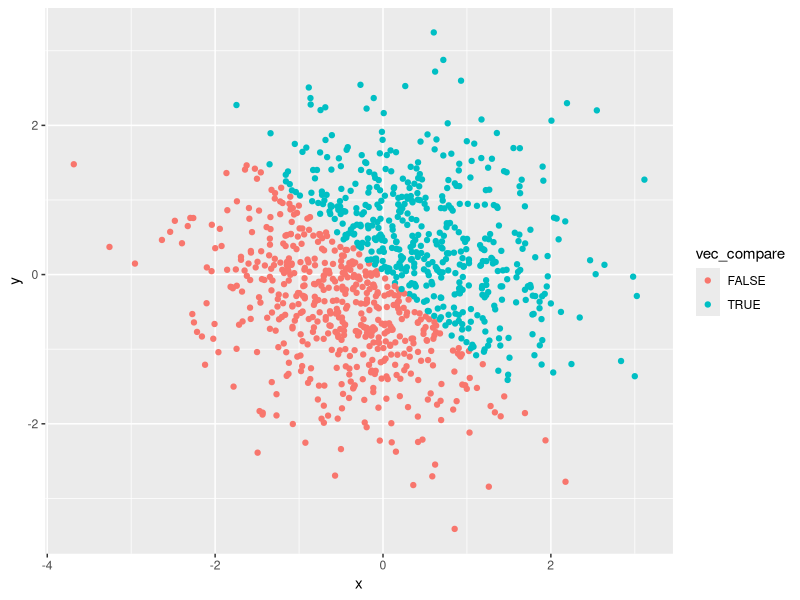
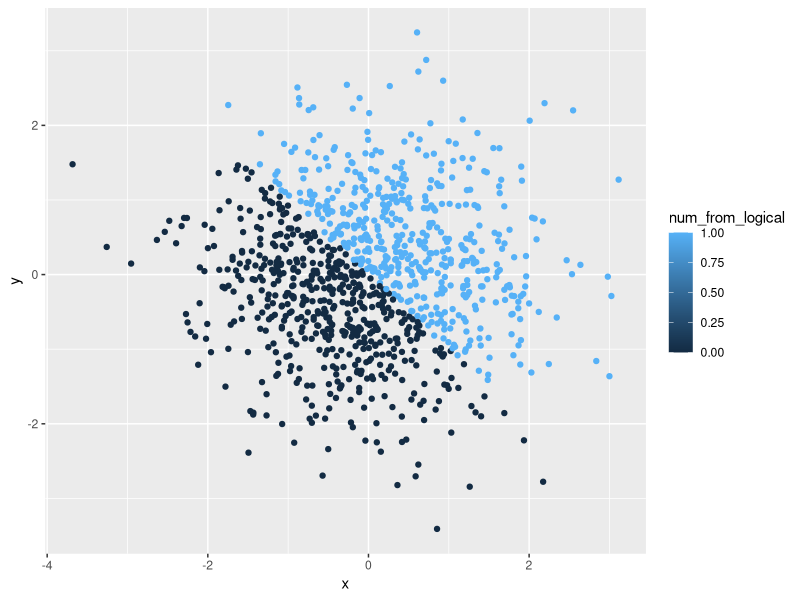
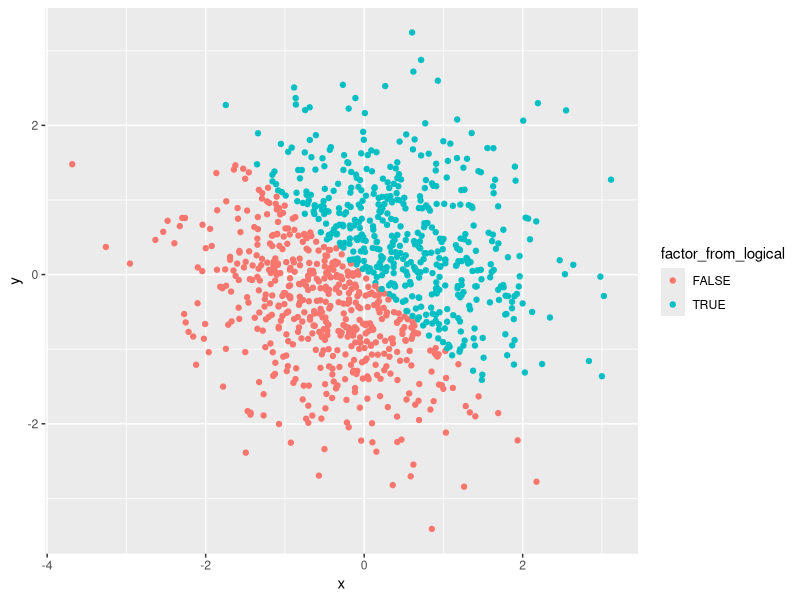
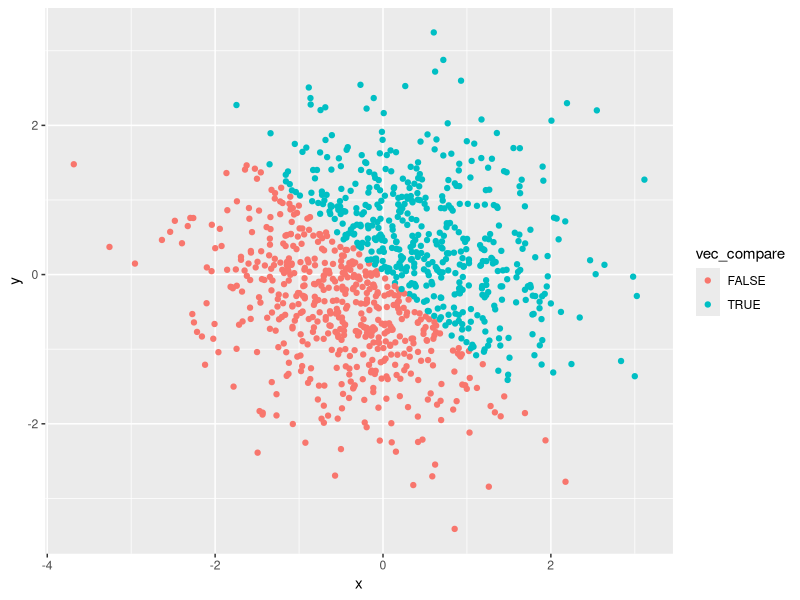

Generate these figures, in order, with R:
## ---- chunk 1
knitr::opts_chunk$set(echo = TRUE)
library(tidyverse)
## ---- chunk 2
library(tidyverse)

#Create the data frame with numericals, logicals, characters and factors. 
df_random_samp = tibble(
   rand_samp = runif(10, min = 0, max = 5),
   logical_larger_2 = rand_samp > 2,
   rand_char = c("My", "name", "is", "Qinyao", "how", "are", "you", "nice", "weather", "today"),
   rand_factor = factor(c("january", "february", "march", "april", "may", "june", "july", "august", "semptember", "october"))
)

#Examine the length of characters and facotrs
length(df_random_samp$rand_char)
length(df_random_samp$rand_factor)

#Calculate the mean of each element in the data frame.
mean(df_random_samp$rand_samp)
mean(df_random_samp$logical_larger_2)
mean(df_random_samp$rand_char)
mean(df_random_samp$rand_factor)

## ---- chunk 3
#Coerce logicals, characters and factors into numerics. 
as.numeric(df_random_samp$logical_larger_2)
as.numeric(df_random_samp$rand_char)
as.numeric(df_random_samp$rand_factor)
## ---- chunk 4
#Coerce between factors and characters. 
as.numeric(as.factor(df_random_samp$rand_char))
as.numeric(as.character(df_random_samp$rand_factor))
## ---- chunk 5
#Define the data frame with x, y, logicals and factors. 
df_plotting = tibble(
   x = rnorm(1000, mean = 0, sd = 1),
   y = rnorm(1000, mean = 0, sd = 1),
   vec_compare = (x + y) > 0,
   num_from_logical = as.numeric(vec_compare),
   factor_from_logical = as.factor(vec_compare)
)

## ---- chunk 6
#Plot and save the first figure of x, y. With color differentiated by logicals. 
ggplot(df_plotting, aes(x = x, y = y, color = vec_compare)) + geom_point()
ggsave("scatter_plot.pdf", height = 4, width = 6)

#Plot another two plots, colored by numerics and factors. 
ggplot(df_plotting, aes(x = x, y = y, color = num_from_logical)) + geom_point()
ggplot(df_plotting, aes(x = x, y = y, color = factor_from_logical)) + geom_point()

